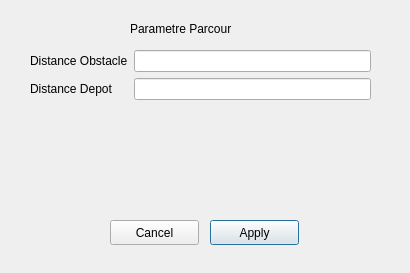
<?xml version="1.0" encoding="UTF-8"?>
<ui version="4.0">
 <class>SetParcour</class>
 <widget class="QDialog" name="SetParcour">
  <property name="geometry">
   <rect>
    <x>0</x>
    <y>0</y>
    <width>410</width>
    <height>273</height>
   </rect>
  </property>
  <property name="windowTitle">
   <string>Dialog</string>
  </property>
  <widget class="QWidget" name="formLayoutWidget">
   <property name="geometry">
    <rect>
     <x>30</x>
     <y>50</y>
     <width>341</width>
     <height>91</height>
    </rect>
   </property>
   <layout class="QFormLayout" name="formLayout_2">
    <item row="0" column="0">
     <widget class="QLabel" name="label">
      <property name="text">
       <string>Distance Obstacle</string>
      </property>
     </widget>
    </item>
    <item row="0" column="1">
     <widget class="QLineEdit" name="DOline"/>
    </item>
    <item row="1" column="0">
     <widget class="QLabel" name="label_2">
      <property name="text">
       <string>Distance Depot</string>
      </property>
     </widget>
    </item>
    <item row="1" column="1">
     <widget class="QLineEdit" name="DDline"/>
    </item>
   </layout>
  </widget>
  <widget class="QLabel" name="label_3">
   <property name="geometry">
    <rect>
     <x>130</x>
     <y>20</y>
     <width>161</width>
     <height>17</height>
    </rect>
   </property>
   <property name="text">
    <string>Parametre Parcour</string>
   </property>
  </widget>
  <widget class="QPushButton" name="Apply">
   <property name="geometry">
    <rect>
     <x>210</x>
     <y>220</y>
     <width>89</width>
     <height>25</height>
    </rect>
   </property>
   <property name="text">
    <string>Apply</string>
   </property>
  </widget>
  <widget class="QPushButton" name="Cancel">
   <property name="geometry">
    <rect>
     <x>110</x>
     <y>220</y>
     <width>89</width>
     <height>25</height>
    </rect>
   </property>
   <property name="text">
    <string>Cancel</string>
   </property>
  </widget>
 </widget>
 <resources/>
 <connections>
  <connection>
   <sender>Cancel</sender>
   <signal>clicked()</signal>
   <receiver>SetParcour</receiver>
   <slot>reject()</slot>
   <hints>
    <hint type="sourcelabel">
     <x>154</x>
     <y>182</y>
    </hint>
    <hint type="destinationlabel">
     <x>204</x>
     <y>136</y>
    </hint>
   </hints>
  </connection>
 </connections>
</ui>
